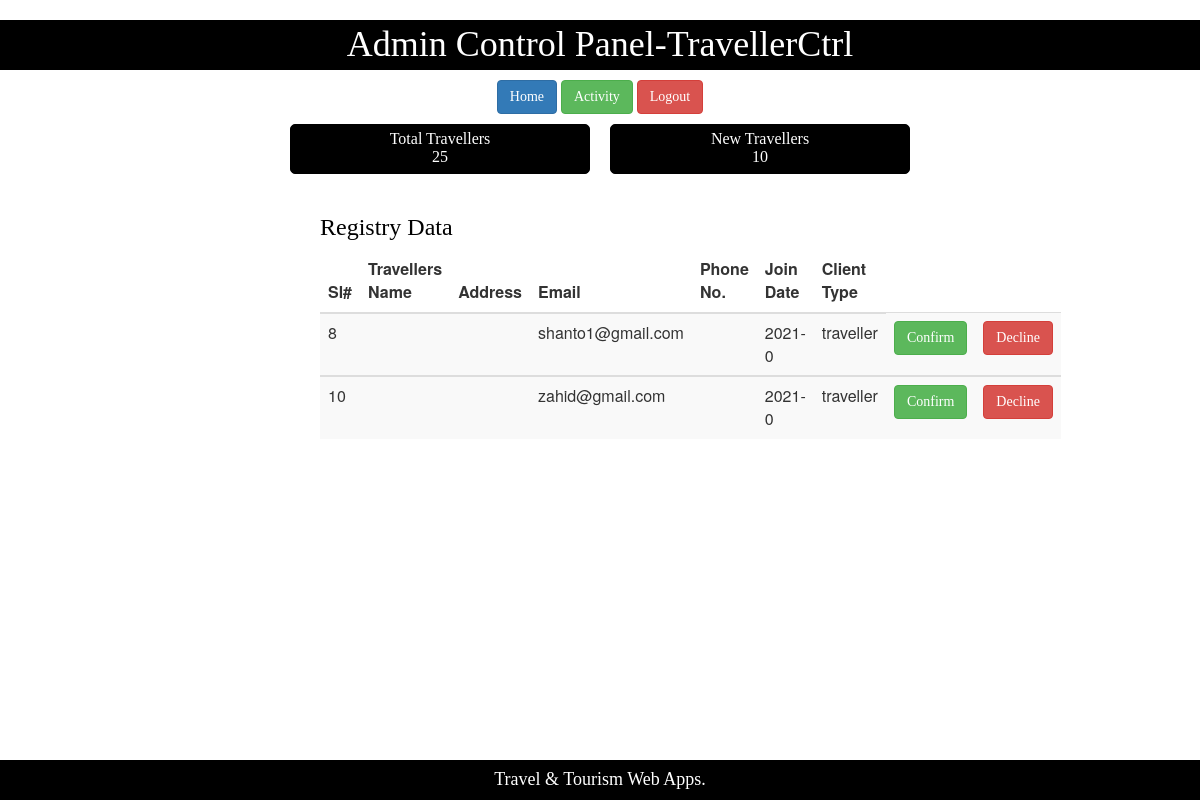
The app's page /Admin_TravellerCtrl.php with its own data.
### tables this page shows
CREATE TABLE `temp_registry` (
  `sl` int(11) NOT NULL,
  `name` varchar(30) DEFAULT 'null',
  `address` varchar(30) DEFAULT 'null',
  `email` varchar(30) NOT NULL,
  `join_date` varchar(6) DEFAULT current_timestamp(),
  `phone_number` varchar(20) DEFAULT 'null',
  `password` varchar(30) NOT NULL,
  `type` varchar(30) NOT NULL
);

### models/db_config.php (called while the page is built)
<?php
	$db_server="localhost";
	$db_user="root";
	$db_password="";
	$db_name="wt_sp21_f";
	function execute($query){
		global $db_server,$db_user,$db_password,$db_name;
		$conn = mysqli_connect($db_server,$db_user,$db_password,$db_name);
		mysqli_query($conn,$query);
	}
	function get($query){
		global $db_server,$db_user,$db_password,$db_name;
		$conn = mysqli_connect($db_server,$db_user,$db_password,$db_name);
		$result = mysqli_query($conn,$query);
		$data=array();
		if(mysqli_num_rows($result) > 0){
			while($row=mysqli_fetch_assoc($result)){
				$data[] = $row;
			}
		}
		return $data;
	}
?>

### controllers/Admin_TravellersControllers.php (called while the page is built)
<?php
require_once 'models/db_config.php';
function getAllTravellers(){
	$query="SELECT * from temp_registry WHERE type='traveller'";
	execute($query);
	$result=get($query);
    return $result;
}
?>

### Admin_TravellerCtrl.php (the view, shortened to what this page needs)
<?php
include 'Admin_Traveller_Header.php';
require_once "controllers/Admin_TravellersControllers.php";
$result = getALlTravellers();
;?>
<div>
	<table  align="center">
		<tr>
			<td>
				<div class="card">
				<span class="text-white"> Total Travellers <br>
					25
				</span>
				</div>
			</td>
			<td>
				<div class="card">
				<span class="text-white"> New Travellers <br>
					10
				</span>
				</div>
			</td>
		</tr>
	</table>
</div>
<div class="center">
	<h3 class="text">Registry Data</h3>
	<table class="table table-striped">
		<thead>
			<th>Sl#</th>
			<th>Travellers Name</th>
			<th>Address</th>
			<th>Email</th>
			<th>Phone No.</th>
			<th>Join Date</th>
			<th>Client Type</th>
		</thead>
		<?php
		foreach($result as $row):?>
		<tbody>
			<td><?php echo $row["sl"];?></td>
			<td><?php echo $row["name"];?></td>
			<td><?php echo $row["address"];?></td>
			<td><?php echo $row["email"];?></td>
			<td><?php echo $row["phone_number"]?></td>
			<td><?php echo $row["join_date"];?></td>
			<td><?php echo $row["type"];?></td>
            <td><a href="controllers/Admin_RegistrationController.php?id=<?php echo $row['sl'];?>" class="btn btn-success">Confirm</a></td>
	        <td><a href="controllers/Admin_RegistrationDelete.php?id=<?php echo $row['sl'];?>" class="btn btn-danger">Decline</td>
		</tbody>
		<?php endforeach;?>
	</table>
</div>
<?php include 'Admin_Home_Footer.php';?>

### styles/mystyle.css (style rules this page uses)
body { background-color:white; padding:0px; }
.card { border:1px solid black; width:300px; height:50px; margin-left:10px; margin-right:10px; margin-top:10px; border-radius: 5px; text-align: center; background-color:black; padding:5px; }
.text { font-family:consolas; color:black; }
.text-white { font-family:consolas; color:white; }
.center { margin: 0 auto; width:50% ; padding:20px; }
.btn { font-family:consolas; }

### records on screen
temp_registry: sl "8", email "shanto1@gmail.com", join_date "2021-0", type "traveller"
temp_registry: sl "10", email "zahid@gmail.com", join_date "2021-0", type "traveller"
